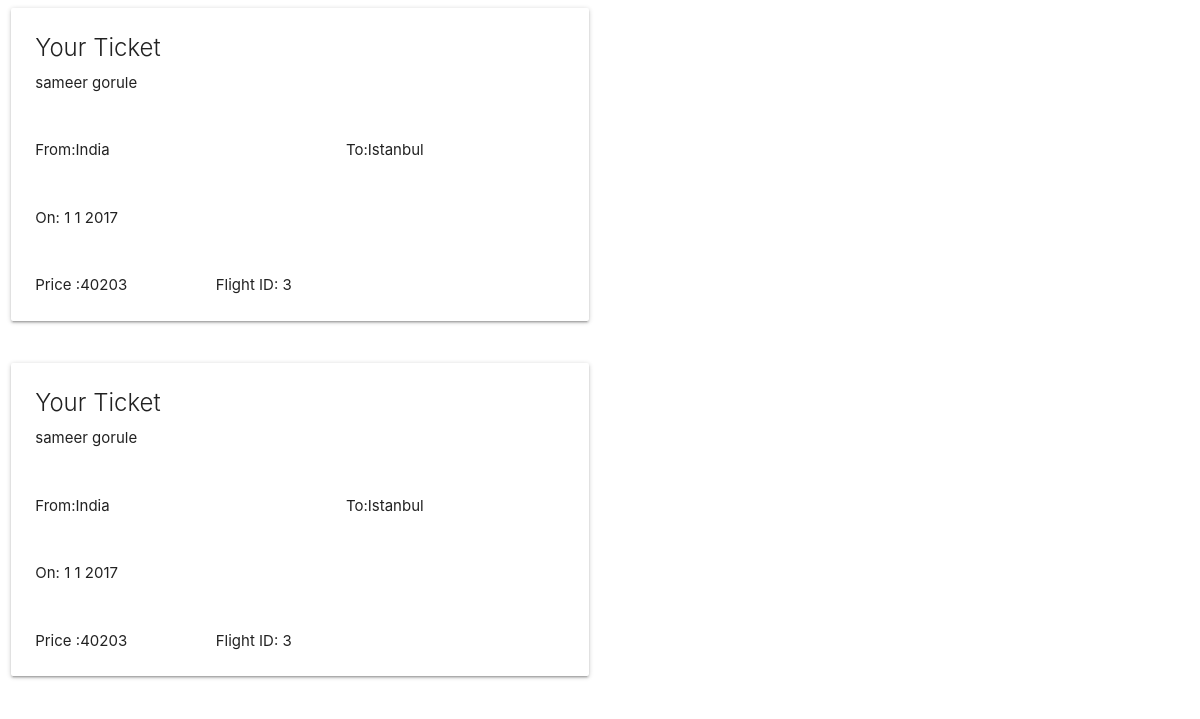
The app's page /status.php (signed in) with its own data.
### tables this page shows
CREATE TABLE `bookings` (
  `booking_id` int(11) NOT NULL,
  `username` varchar(100) NOT NULL,
  `first_name` varchar(50) NOT NULL,
  `last_name` varchar(50) NOT NULL,
  `flight_id` int(11) NOT NULL,
  `source` varchar(50) NOT NULL,
  `destination` varchar(50) NOT NULL,
  `ticket_price` int(11) NOT NULL,
  `day` int(11) NOT NULL,
  `month` int(11) NOT NULL,
  `year` int(11) NOT NULL,
  `time` timestamp NOT NULL DEFAULT CURRENT_TIMESTAMP ON UPDATE CURRENT_TIMESTAMP
);

### status.php (the view, shortened to what this page needs)
<?php
$dbhost="localhost";
$dbuser="adbms";
$dbpass="adbms";
$dbname="airplane_reservation";
$username=$_SESSION['user'];
$conn= mysqli_connect($dbhost,$dbuser,$dbpass,$dbname);
?>
 <!DOCTYPE html>
 <html>
   <head>
      <link type="text/css" rel="stylesheet" href="css/materialize.min.css"  media="screen,projection"/>
      <meta name="viewport" content="width=device-width, initial-scale=1.0"/></head>
   </head>
   <body>
<?php
$sql = "SELECT * FROM bookings WHERE username = '$username'";
$result = $conn->query($sql);
if ($result->num_rows >= 0) {
    while($row = $result->fetch_assoc()) {
?>
        <div class="row">
                <div class="col s12 m6">
                  <div class="card ">
                    <div class="card-content ">
                      <span class="card-title">Your Ticket</span>
                      <p>
                        <?php echo $row['first_name']." ".$row['last_name']." <br/><br/><br/>From:".$row["source"]."&nbsp&nbsp&nbsp&nbsp&nbsp&nbsp&nbsp&nbsp&nbsp&nbsp&nbsp&nbsp&nbsp&nbsp&nbsp&nbsp&nbsp&nbsp&nbsp&nbsp&nbsp&nbsp&nbsp&nbsp&nbsp&nbsp&nbsp&nbsp&nbsp&nbsp&nbsp&nbsp&nbsp&nbsp&nbsp&nbsp&nbsp&nbsp&nbsp&nbsp&nbsp&nbsp&nbsp&nbsp&nbsp&nbsp&nbsp&nbsp&nbsp&nbsp&nbsp&nbsp&nbsp&nbsp&nbsp&nbspTo:".$row['destination']."</br> </br> </br> On: ".$row['day']." ".$row['month']." ".$row['year']."</br></br></br>Price :".$row['ticket_price']."&nbsp&nbsp&nbsp&nbsp&nbsp&nbsp&nbsp&nbsp&nbsp&nbsp&nbsp&nbsp&nbsp&nbsp&nbsp&nbsp&nbsp&nbsp&nbsp&nbsp Flight ID:
                        ".$row['flight_id'];
                        ?>
                      </p>
                    </div>
                  </div>
                </div>
              </div>
<?php
    }
} else {
    echo "0 results";
}
 ?>
   </body>
 </html>

### records on screen
bookings: first_name "sameer", last_name "gorule", source "India", destination "Istanbul", day "1", month "1", year "2017", ticket_price "40203", flight "3"
bookings: first_name "sameer", last_name "gorule", source "India", destination "Istanbul", day "1", month "1", year "2017", ticket_price "40203", flight "3"
